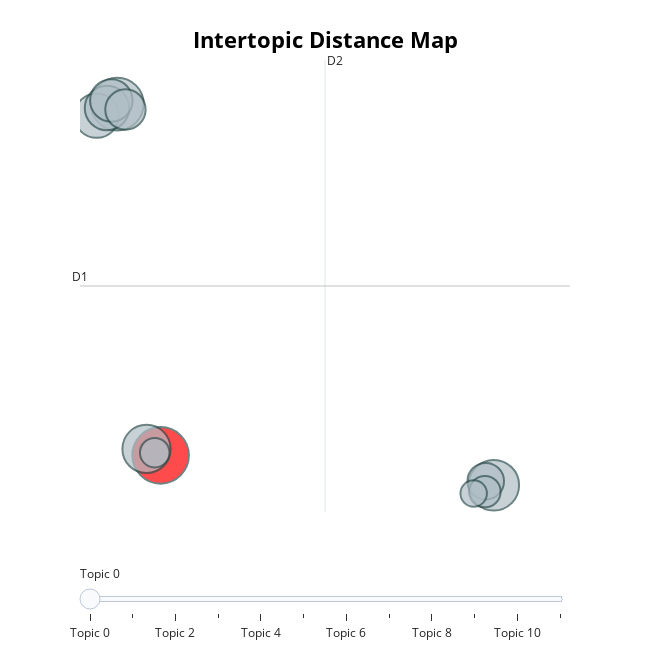

Here is the notebook cell this chart was saved with:
### Code cell
topic_model.visualize_topics()

### Figure 1 — Plotly figure (JSON) as saved in the notebook; plotly's stock layout.template omitted (floating-point values rounded to 4 significant figures)
{"data": [{"customdata": [[0, "balkan insight | macedonia | balkan | macedonian | north macedonia", 55], [1, "europe committee | judicial council | councils | judges independence | of councils", 48], [2, "anti corruption | against corruption | corruption as | corruption and | corruption", 44], [3, "estonia | 2021 | estonian | october 2021 | 2021 err", 40], [4, "european court | eu justice | tribunal | european commission | court of", 34], [5, "virtual country | country visit | to slovakia | country report | report slovakia", 34], [6, "legislative | to legislative | draft law | government has | of 2020", 31], [7, "europe committee | of journalists | journalists | journalists and | council of", 28], [8, "corrupt practices | consider corruption | corruption is | punished eu | corruption", 23], [9, "corruption prevention | on corruption | preventing corruption | prosecutors greco | corruption", 17], [10, "fisheries minister | was implicated | samherji | slush fund | fisheries", 15], [11, "democracy score | ratings reflect | ratings for | ratings are | ratings", 12]], "hovertemplate": "<b>Topic %{customdata[0]}</b><br>%{customdata[1]}<br>Size: %{customdata[2]}", "legendgroup": "", "marker": {"color": ["red", "#B0BEC5", "#B0BEC5", "#B0BEC5", "#B0BEC5", "#B0BEC5", "#B0BEC5", "#B0BEC5", "#B0BEC5", "#B0BEC5", "#B0BEC5", "#B0BEC5"], "line": {"color": "DarkSlateGrey", "width": 2}, "size": [55, 48, 44, 40, 34, 34, 31, 28, 23, 17, 15, 12], "sizemode": "area", "sizeref": 0.03438, "symbol": "circle"}, "mode": "markers", "name": "", "orientation": "v", "showlegend": false, "type": "scatter", "x": [6.904, 5.195, 20.05, 6.349, 4.382, 4.791, 4.96, 5.517, 19.73, 19.7, 6.673, 19.26], "xaxis": "x", "y": [-7.326, 22.87, -9.892, -6.77, 21.88, 22.53, 23.18, 22.4, -9.549, -10.45, -7.095, -10.6], "yaxis": "y"}], "layout": {"annotations": [{"showarrow": false, "text": "D1", "x": 3.725, "y": 7.232, "yshift": 10}, {"showarrow": false, "text": "D2", "x": 13.39, "xshift": 10, "y": 26.66}], "height": 650, "hoverlabel": {"bgcolor": "white", "font": {"family": "Rockwell", "size": 16}}, "legend": {"itemsizing": "constant", "tracegroupgap": 0}, "margin": {"t": 60}, "shapes": [{"line": {"color": "#CFD8DC", "width": 2}, "type": "line", "x0": 13.39, "x1": 13.39, "y0": -12.19, "y1": 26.66}, {"line": {"color": "#9E9E9E", "width": 2}, "type": "line", "x0": 3.725, "x1": 23.06, "y0": 7.232, "y1": 7.232}], "sliders": [{"active": 0, "pad": {"t": 50}, "steps": [{"args": [{"marker.color": [["red", "#B0BEC5", "#B0BEC5", "#B0BEC5", "#B0BEC5", "#B0BEC5", "#B0BEC5", "#B0BEC5", "#B0BEC5", "#B0BEC5", "#B0BEC5", "#B0BEC5"]]}], "label": "Topic 0", "method": "update"}, {"args": [{"marker.color": [["#B0BEC5", "red", "#B0BEC5", "#B0BEC5", "#B0BEC5", "#B0BEC5", "#B0BEC5", "#B0BEC5", "#B0BEC5", "#B0BEC5", "#B0BEC5", "#B0BEC5"]]}], "label": "Topic 1", "method": "update"}, {"args": [{"marker.color": [["#B0BEC5", "#B0BEC5", "red", "#B0BEC5", "#B0BEC5", "#B0BEC5", "#B0BEC5", "#B0BEC5", "#B0BEC5", "#B0BEC5", "#B0BEC5", "#B0BEC5"]]}], "label": "Topic 2", "method": "update"}, {"args": [{"marker.color": [["#B0BEC5", "#B0BEC5", "#B0BEC5", "red", "#B0BEC5", "#B0BEC5", "#B0BEC5", "#B0BEC5", "#B0BEC5", "#B0BEC5", "#B0BEC5", "#B0BEC5"]]}], "label": "Topic 3", "method": "update"}, {"args": [{"marker.color": [["#B0BEC5", "#B0BEC5", "#B0BEC5", "#B0BEC5", "red", "#B0BEC5", "#B0BEC5", "#B0BEC5", "#B0BEC5", "#B0BEC5", "#B0BEC5", "#B0BEC5"]]}], "label": "Topic 4", "method": "update"}, {"args": [{"marker.color": [["#B0BEC5", "#B0BEC5", "#B0BEC5", "#B0BEC5", "#B0BEC5", "red", "#B0BEC5", "#B0BEC5", "#B0BEC5", "#B0BEC5", "#B0BEC5", "#B0BEC5"]]}], "label": "Topic 5", "method": "update"}, {"args": [{"marker.color": [["#B0BEC5", "#B0BEC5", "#B0BEC5", "#B0BEC5", "#B0BEC5", "#B0BEC5", "red", "#B0BEC5", "#B0BEC5", "#B0BEC5", "#B0BEC5", "#B0BEC5"]]}], "label": "Topic 6", "method": "update"}, {"args": [{"marker.color": [["#B0BEC5", "#B0BEC5", "#B0BEC5", "#B0BEC5", "#B0BEC5", "#B0BEC5", "#B0BEC5", "red", "#B0BEC5", "#B0BEC5", "#B0BEC5", "#B0BEC5"]]}], "label": "Topic 7", "method": "update"}, {"args": [{"marker.color": [["#B0BEC5", "#B0BEC5", "#B0BEC5", "#B0BEC5", "#B0BEC5", "#B0BEC5", "#B0BEC5", "#B0BEC5", "red", "#B0BEC5", "#B0BEC5", "#B0BEC5"]]}], "label": "Topic 8", "method": "update"}, {"args": [{"marker.color": [["#B0BEC5", "#B0BEC5", "#B0BEC5", "#B0BEC5", "#B0BEC5", "#B0BEC5", "#B0BEC5", "#B0BEC5", "#B0BEC5", "red", "#B0BEC5", "#B0BEC5"]]}], "label": "Topic 9", "method": "update"}, {"args": [{"marker.color": [["#B0BEC5", "#B0BEC5", "#B0BEC5", "#B0BEC5", "#B0BEC5", "#B0BEC5", "#B0BEC5", "#B0BEC5", "#B0BEC5", "#B0BEC5", "red", "#B0BEC5"]]}], "label": "Topic 10", "method": "update"}, {"args": [{"marker.color": [["#B0BEC5", "#B0BEC5", "#B0BEC5", "#B0BEC5", "#B0BEC5", "#B0BEC5", "#B0BEC5", "#B0BEC5", "#B0BEC5", "#B0BEC5", "#B0BEC5", "red"]]}], "label": "Topic 11", "method": "update"}]}], "title": {"font": {"color": "Black", "size": 22}, "text": "<b>Intertopic Distance Map</b>", "x": 0.5, "xanchor": "center", "y": 0.95, "yanchor": "top"}, "width": 650, "xaxis": {"anchor": "y", "domain": [0, 1], "range": [3.725, 23.06], "title": {"text": ""}, "type": "linear", "visible": false}, "yaxis": {"anchor": "x", "domain": [0, 1], "range": [-12.19, 26.66], "title": {"text": ""}, "type": "linear", "visible": false}}}
